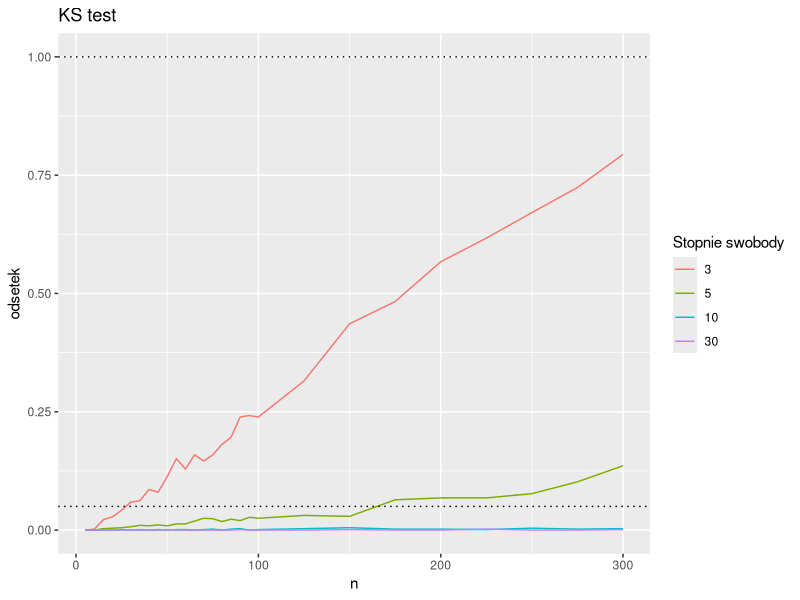
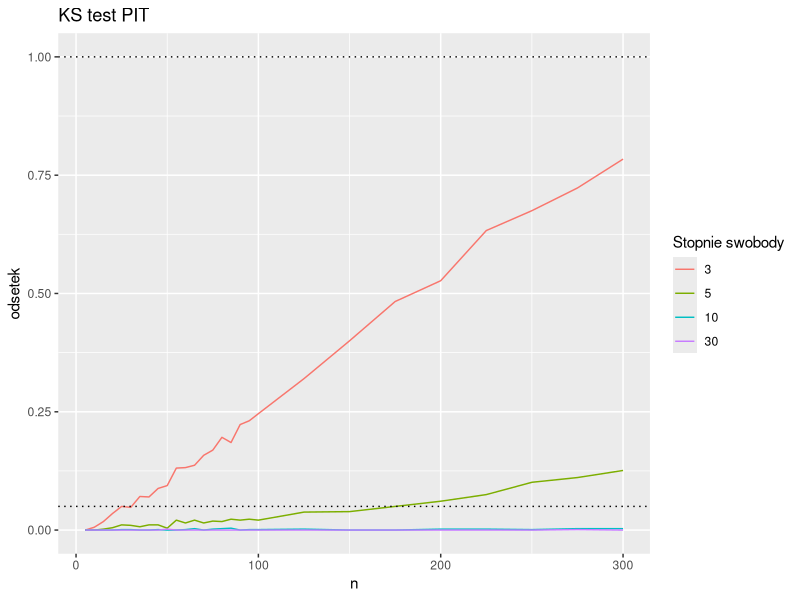

R code for these plots, in order:
## ---- chunk 1
knitr::opts_chunk$set(warning = FALSE, cache = TRUE)
## ---- chunk 2
library(ggplot2)
power_fun <- function(n,df,pit=FALSE){
    if(!pit){
      result <- mean(
                  sapply(1:1000, function(i){
                    sample <- rt(n,df)
                    sample <- (sample - mean(sample))/sd(sample)
                    ks.test(sample,'pnorm')$p.value < 0.05}))
    } else{
      result <- mean(
                  sapply(1:1000, function(i){
                    sample <- rt(n,df)
                    sample <- (sample - mean(sample))/sd(sample)
                    ks.test(pnorm(sample,0,1),'punif',0,1)$p.value < 0.05}))
    }
}

n_seq = c(seq(5,100,5),seq(125,300,25))
df_seq = c(3,5,10,30)
data_list <-
  lapply(n_seq, function(n){
    data.frame(
      n = n,
      df = df_seq,
      odsetek = sapply(df_seq, function(df) power_fun(n, df))
    )  
  })
data <- do.call(rbind, data_list)
ggplot(data = data, aes(x=n,y=odsetek, col = factor(df))) +
  geom_line() + 
  geom_hline(yintercept=0.05, linetype='dotted') + 
  geom_hline(yintercept=1, linetype='dotted') +
  ggtitle("KS test") + labs(col = "Stopnie swobody")

### PIT
data_list_pit <-
  lapply(n_seq, function(n){
    data.frame(
      n = n,
      df = df_seq,
      odsetek = sapply(df_seq, function(df) power_fun(n, df, TRUE))
    )  
  })
data_pit <- do.call(rbind, data_list_pit)
ggplot(data = data_pit, aes(x=n,y=odsetek, col = factor(df))) +
  geom_line() + 
  geom_hline(yintercept=0.05, linetype='dotted') + 
  geom_hline(yintercept=1, linetype='dotted') +
  ggtitle("KS test PIT") + labs(col = "Stopnie swobody")


